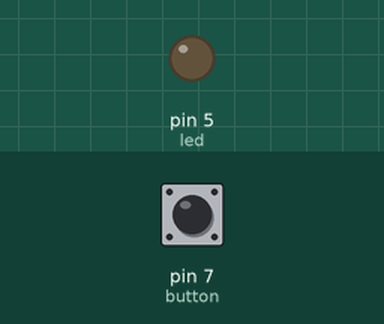
The sketch below on a simulated Arduino Uno, built with avr-gcc and run on an emulated ATmega328P. On the bench: output pins drawn as LEDs (lit = HIGH). The inputs (shaded band) are chosen by the test bench; at power-on: pin 7 (button) LOW.

Above: at 1.2 s.
1.3 s: pin 7 (button) pulled HIGH for 0.15 s
At 1.37 s:
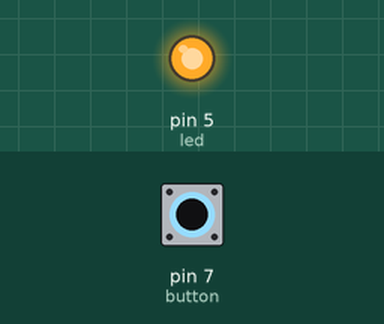
2.9 s: pin 7 (button) pulled HIGH for 3.2 s
At 7.2 s:
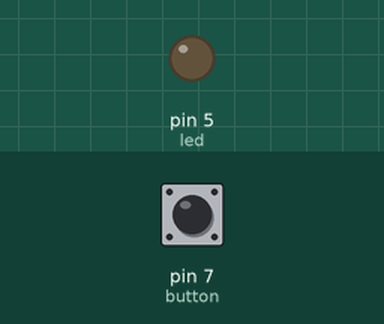
Timing chart, 0 to 8.7 s (numbered marks = the images above; inputs shaded):
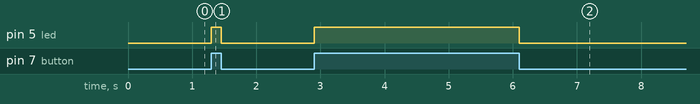

Measured:
- after the input at 1.3 s, pin 5 (led): LOW → HIGH at once, → LOW 0.15 s later
- after the input at 2.9 s, pin 5 (led): LOW → HIGH at once, → LOW 3.2 s later

The sketch:

User_Program2_1.ino
```cpp
/*Software 1073 Arduino BoeBots
User Program
Method stubs are pre-made. add your own code to complete the challenge!

Program Task: Have the LED on pin 5 turn on when the button is pressed
Feel free to view the example program within the same folder if you need help!
*/
int led = 5;
int button = 7;
void setup(){
 pinMode(led, OUTPUT);

}

void loop(){
 int Button = digitalRead (button);
 if(Button == 1){
 digitalWrite (led, HIGH);
}
else {
digitalWrite (led, LOW);
}
}
```
